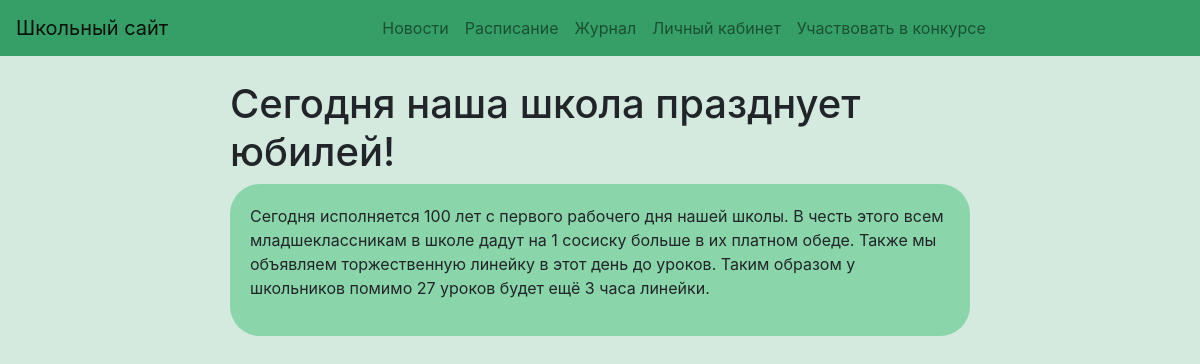
The app's page /article/1/ with its own data.
### mainpage/models.py (models this page shows, shortened)
class Article(models.Model):
    title = models.CharField(max_length=200)
    text = models.TextField()
    user = models.ForeignKey(User, on_delete=models.CASCADE)

### mainpage/views.py (the view)
# urls.py: path('article/<int:article_id>/', views.show_article, name='article'),
def show_article(request, article_id):
    article = get_object_or_404(Article, id=article_id) #Получаем статью или 404 ошибку
    return render(request, 'article.html', {'article': article})

### mainpage/templates/article.html (shortened to what this page needs)
{% extends 'index.html' %}
{% block content %}
<div class="container">
    <h1>{{ article.title }}</h1>
    <div id="d" class="article">
        <p>{{ article.text }}</p>
    </div>
    <br><br>
</div>
{% endblock %}

### mainpage/templates/article.html (style rules this page uses)
body { height: 1000px; background: rgba(152, 204, 177, 0.41); }
.container { max-width: 800px; margin: 0 auto; }
#d { padding: 20px; background: rgba(47, 187, 108, 0.45); border-radius: 30px; margin-bottom: 2px; }

### records on screen
Article: title "Сегодня наша школа празднует юбилей!", text "Сегодня исполняется 100 лет с первого рабочего дня нашей школы. В честь этого всем младшеклассникам в школе дадут на 1 сосиску больше в их платном обеде. Также мы объявляем торжественную линейку в этот день до уроков. Таким образом у школьников помимо 27 уроков будет ещё 3 часа линейки."
